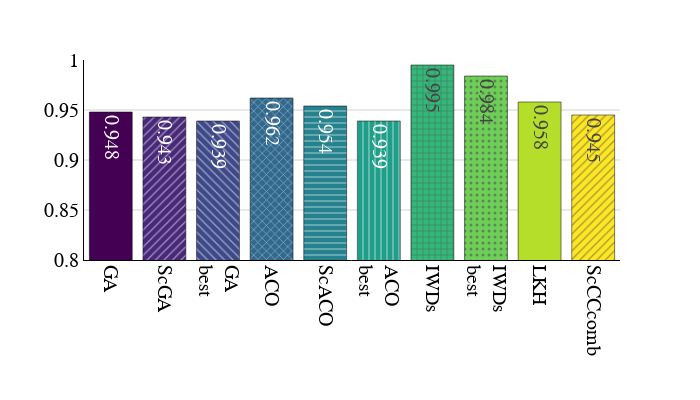

Notebook code for this chart:
### Code cell
make_bar_plot(data_LO)

### Figure 1 — Plotly figure (JSON) as saved in the notebook; plotly's stock layout.template omitted (floating-point values rounded to 4 significant figures)
{"data": [{"alignmentgroup": "True", "hovertemplate": "Algorithm br=%{x}<br>Problem avg=%{y}<extra></extra>", "legendgroup": "GA ", "marker": {"color": "#440154", "line": {"color": "black"}, "pattern": {"shape": "", "size": 6}}, "name": "GA ", "offsetgroup": "GA ", "orientation": "v", "showlegend": true, "textposition": "auto", "texttemplate": "%{y}", "type": "bar", "x": ["GA "], "xaxis": "x", "y": [0.948], "yaxis": "y"}, {"alignmentgroup": "True", "hovertemplate": "Algorithm br=%{x}<br>Problem avg=%{y}<extra></extra>", "legendgroup": "ScGA", "marker": {"color": "#482878", "line": {"color": "black"}, "pattern": {"shape": "/", "size": 6}}, "name": "ScGA", "offsetgroup": "ScGA", "orientation": "v", "showlegend": true, "textposition": "auto", "texttemplate": "%{y}", "type": "bar", "x": ["ScGA"], "xaxis": "x", "y": [0.943], "yaxis": "y"}, {"alignmentgroup": "True", "hovertemplate": "Algorithm br=%{x}<br>Problem avg=%{y}<extra></extra>", "legendgroup": "GA <br>best", "marker": {"color": "#3e4989", "line": {"color": "black"}, "pattern": {"shape": "\\", "size": 6}}, "name": "GA <br>best", "offsetgroup": "GA <br>best", "orientation": "v", "showlegend": true, "textposition": "auto", "texttemplate": "%{y}", "type": "bar", "x": ["GA <br>best"], "xaxis": "x", "y": [0.939], "yaxis": "y"}, {"alignmentgroup": "True", "hovertemplate": "Algorithm br=%{x}<br>Problem avg=%{y}<extra></extra>", "legendgroup": "ACO ", "marker": {"color": "#31688e", "line": {"color": "black"}, "pattern": {"shape": "x", "size": 6}}, "name": "ACO ", "offsetgroup": "ACO ", "orientation": "v", "showlegend": true, "textposition": "auto", "texttemplate": "%{y}", "type": "bar", "x": ["ACO "], "xaxis": "x", "y": [0.962], "yaxis": "y"}, {"alignmentgroup": "True", "hovertemplate": "Algorithm br=%{x}<br>Problem avg=%{y}<extra></extra>", "legendgroup": "ScACO", "marker": {"color": "#26828e", "line": {"color": "black"}, "pattern": {"shape": "-", "size": 6}}, "name": "ScACO", "offsetgroup": "ScACO", "orientation": "v", "showlegend": true, "textposition": "auto", "texttemplate": "%{y}", "type": "bar", "x": ["ScACO"], "xaxis": "x", "y": [0.954], "yaxis": "y"}, {"alignmentgroup": "True", "hovertemplate": "Algorithm br=%{x}<br>Problem avg=%{y}<extra></extra>", "legendgroup": "ACO <br>best", "marker": {"color": "#1f9e89", "line": {"color": "black"}, "pattern": {"shape": "|", "size": 6}}, "name": "ACO <br>best", "offsetgroup": "ACO <br>best", "orientation": "v", "showlegend": true, "textposition": "auto", "texttemplate": "%{y}", "type": "bar", "x": ["ACO <br>best"], "xaxis": "x", "y": [0.939], "yaxis": "y"}, {"alignmentgroup": "True", "hovertemplate": "Algorithm br=%{x}<br>Problem avg=%{y}<extra></extra>", "legendgroup": "IWDs ", "marker": {"color": "#35b779", "line": {"color": "black"}, "pattern": {"shape": "+", "size": 6}}, "name": "IWDs ", "offsetgroup": "IWDs ", "orientation": "v", "showlegend": true, "textposition": "auto", "texttemplate": "%{y}", "type": "bar", "x": ["IWDs "], "xaxis": "x", "y": [0.995], "yaxis": "y"}, {"alignmentgroup": "True", "hovertemplate": "Algorithm br=%{x}<br>Problem avg=%{y}<extra></extra>", "legendgroup": "IWDs <br>best", "marker": {"color": "#6ece58", "line": {"color": "black"}, "pattern": {"shape": ".", "size": 6}}, "name": "IWDs <br>best", "offsetgroup": "IWDs <br>best", "orientation": "v", "showlegend": true, "textposition": "auto", "texttemplate": "%{y}", "type": "bar", "x": ["IWDs <br>best"], "xaxis": "x", "y": [0.984], "yaxis": "y"}, {"alignmentgroup": "True", "hovertemplate": "Algorithm br=%{x}<br>Problem avg=%{y}<extra></extra>", "legendgroup": "LKH", "marker": {"color": "#b5de2b", "line": {"color": "black"}, "pattern": {"shape": "", "size": 6}}, "name": "LKH", "offsetgroup": "LKH", "orientation": "v", "showlegend": true, "textposition": "auto", "texttemplate": "%{y}", "type": "bar", "x": ["LKH"], "xaxis": "x", "y": [0.958], "yaxis": "y"}, {"alignmentgroup": "True", "hovertemplate": "Algorithm br=%{x}<br>Problem avg=%{y}<extra></extra>", "legendgroup": "ScCCcomb", "marker": {"color": "#fde725", "line": {"color": "black"}, "pattern": {"shape": "/", "size": 6}}, "name": "ScCCcomb", "offsetgroup": "ScCCcomb", "orientation": "v", "showlegend": true, "textposition": "auto", "texttemplate": "%{y}", "type": "bar", "x": ["ScCCcomb"], "xaxis": "x", "y": [0.945], "yaxis": "y"}], "layout": {"autosize": false, "barmode": "relative", "font": {"color": "black", "family": "Times New Roman", "size": 20}, "height": 400, "legend": {"title": {"text": "Algorithm br"}, "tracegroupgap": 0}, "margin": {"t": 60}, "showlegend": false, "width": 700, "xaxis": {"anchor": "y", "categoryarray": ["GA ", "ScGA", "GA <br>best", "ACO ", "ScACO", "ACO <br>best", "IWDs ", "IWDs <br>best", "LKH", "ScCCcomb"], "categoryorder": "array", "domain": [0, 1], "linecolor": "black", "linewidth": 1, "showline": true, "tickangle": 90, "title": {"text": ""}}, "yaxis": {"anchor": "x", "domain": [0, 1], "gridcolor": "lightgray", "linecolor": "black", "linewidth": 1, "range": [0.8, 1], "showline": true, "title": {"text": ""}}}}
